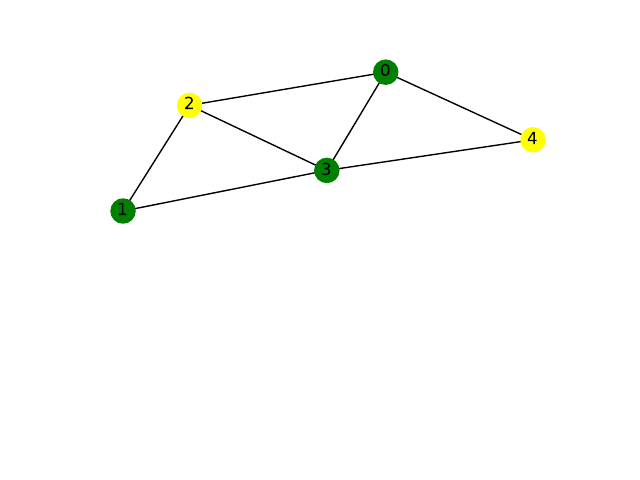

Generate this figure with Python:
import networkx as nx
import matplotlib.pyplot as plt
G = nx.Graph() 
plt.subplot(211)
G.add_edges_from([(0, 2), (0, 3), (0, 4), (1, 2), (1, 3), (2, 0), (2, 1), (2, 3), (3, 0), (3, 1), (3, 2), (3, 4), (4, 0), (4, 3)])
nx.set_node_attributes(G, {0: 'green', 1: 'green', 2: 'yellow', 3: 'green', 4: 'yellow'}, name='color')
nx.draw(G, with_labels=True, node_color=list(nx.get_node_attributes(G, 'color').values()))
plt.savefig('graph1-graphLCat2.pdf')
